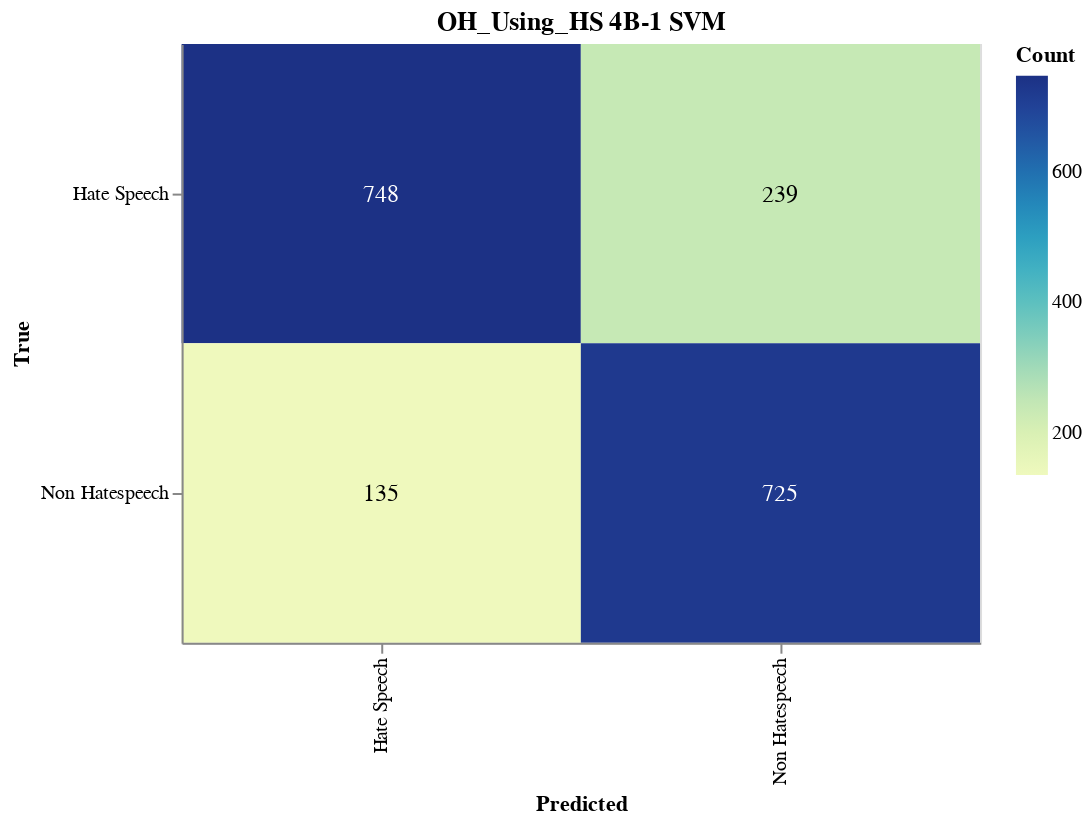

Notebook code for this chart:
### Markdown cell above
#### Save Confusion Matrix

### Code cell
import altair as alt
import pandas as pd
from sklearn.metrics import confusion_matrix

# Calculate the confusion matrix
cm = confusion_matrix(true_labels, adjusted_predictions)

# Define class names
class_names = ['Hate Speech', 'Non Hatespeech']

# Convert confusion matrix to DataFrame
cm_df = pd.DataFrame(cm, index=class_names, columns=class_names).reset_index().melt(id_vars='index')
cm_df.columns = ['True', 'Predicted', 'Count']

# Ensure the order of categories
cm_df['True'] = pd.Categorical(cm_df['True'], categories=class_names, ordered=True)
cm_df['Predicted'] = pd.Categorical(cm_df['Predicted'], categories=class_names, ordered=True)

# Create the Altair plot
heatmap = alt.Chart(cm_df).mark_rect().encode(
    x=alt.X('Predicted:O', sort=class_names),
    y=alt.Y('True:O', sort=class_names),
    color='Count:Q',
    tooltip=['True', 'Predicted', 'Count']
).properties(
    width=400,
    height=300,
    title='OH_Using_HS 4B-1 SVM'
)

# Add text labels
text = heatmap.mark_text(
    align='center',
    baseline='middle',
    fontSize=12
).encode(
    text='Count:Q',
    color=alt.condition(
        alt.datum.Count > cm.max() / 2,
        alt.value('white'),
        alt.value('black')
    )
)

# Combine heatmap and text
final_chart = heatmap + text

# Display the plot
final_chart.show()

### Figure 1 — Vega-Lite specification as saved in the notebook (floating-point values rounded to 4 significant figures)
{"config": {"view": {"continuousWidth": 300, "continuousHeight": 300}}, "layer": [{"mark": {"type": "rect"}, "encoding": {"color": {"field": "Count", "type": "quantitative"}, "tooltip": [{"field": "True", "type": "ordinal"}, {"field": "Predicted", "type": "ordinal"}, {"field": "Count", "type": "quantitative"}], "x": {"field": "Predicted", "sort": ["Hate Speech", "Non Hatespeech"], "type": "ordinal"}, "y": {"field": "True", "sort": ["Hate Speech", "Non Hatespeech"], "type": "ordinal"}}, "title": "OH_Using_HS 4B-1 SVM"}, {"mark": {"type": "text", "align": "center", "baseline": "middle", "fontSize": 12}, "encoding": {"color": {"condition": {"test": "(datum.Count > 374.0)", "value": "white"}, "value": "black"}, "text": {"field": "Count", "type": "quantitative"}, "tooltip": [{"field": "True", "type": "ordinal"}, {"field": "Predicted", "type": "ordinal"}, {"field": "Count", "type": "quantitative"}], "x": {"field": "Predicted", "sort": ["Hate Speech", "Non Hatespeech"], "type": "ordinal"}, "y": {"field": "True", "sort": ["Hate Speech", "Non Hatespeech"], "type": "ordinal"}}, "title": "OH_Using_HS 4B-1 SVM"}], "data": {"name": "data-685277fd6519848b5678076998b723b1"}, "height": 300, "width": 400, "$schema": "https://vega.github.io/schema/vega-lite/v5.17.0.json", "datasets": {"data-685277fd6519848b5678076998b723b1": [{"True": "Hate Speech", "Predicted": "Hate Speech", "Count": 748}, {"True": "Non Hatespeech", "Predicted": "Hate Speech", "Count": 135}, {"True": "Hate Speech", "Predicted": "Non Hatespeech", "Count": 239}, {"True": "Non Hatespeech", "Predicted": "Non Hatespeech", "Count": 725}]}}
